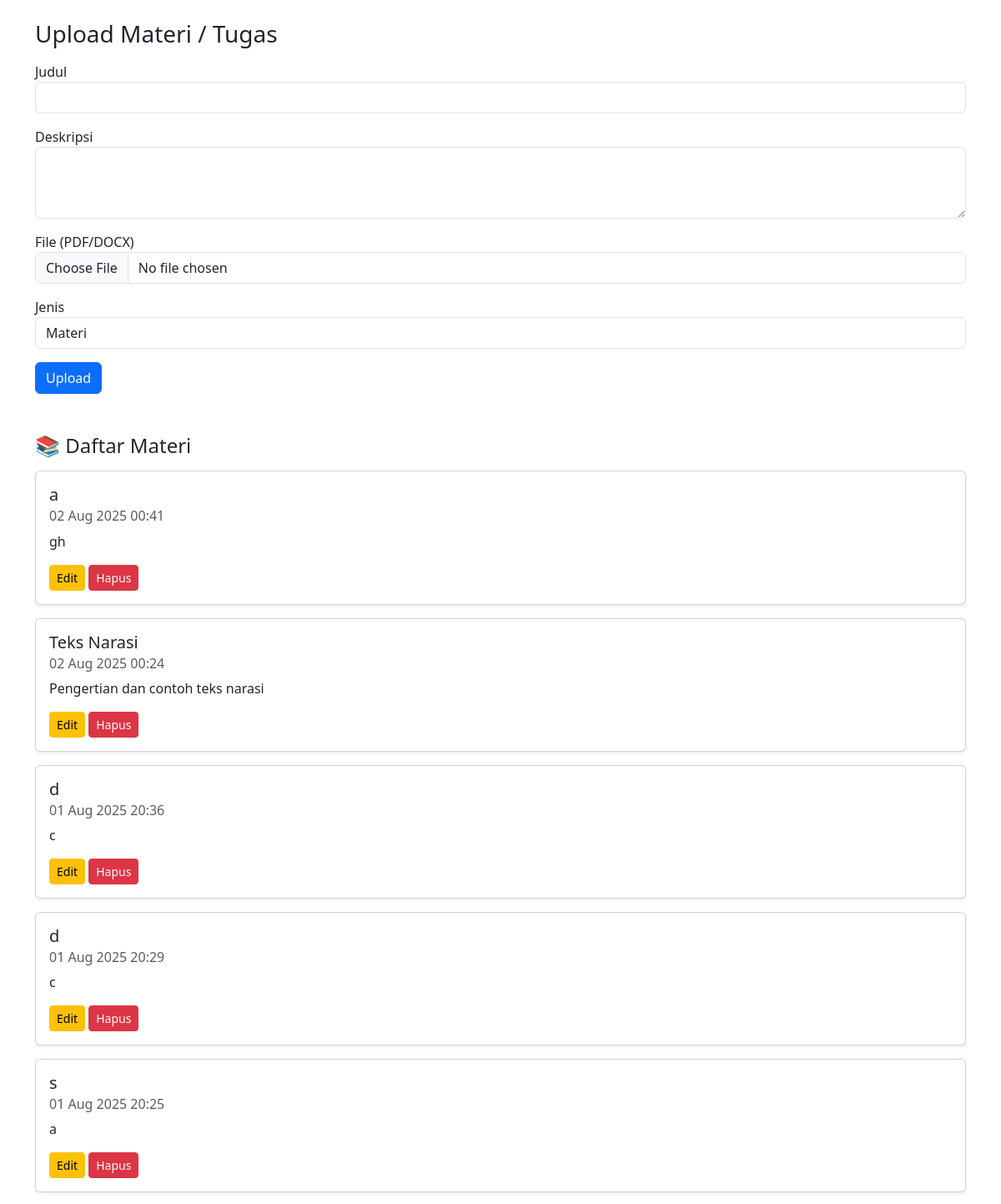
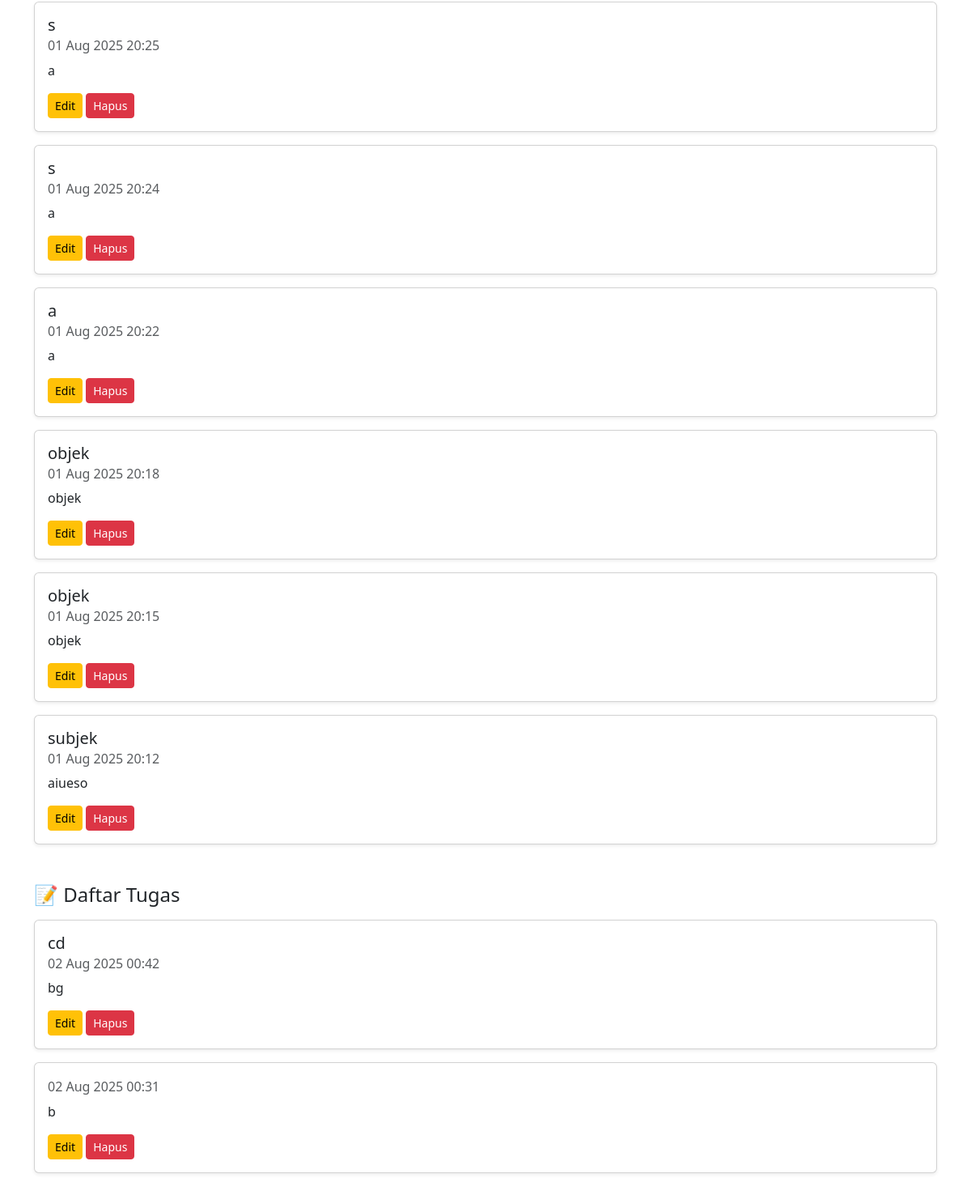
The app's page /views/materi_guru.php?id_pelajaran=2 (signed in) with its own data (2 pictures, top to bottom).
### tables this page shows
CREATE TABLE `materi` (
  `ID_Materi` int(11) NOT NULL,
  `Judul` varchar(100) DEFAULT NULL,
  `Deskripsi` text DEFAULT NULL,
  `tipe_konten` enum('pdf','video','ppt') DEFAULT NULL,
  `file` varchar(255) DEFAULT NULL,
  `ID_Pelajaran` int(11) DEFAULT NULL,
  `Tanggal_Upload` datetime NOT NULL DEFAULT current_timestamp()
);

CREATE TABLE `tugas` (
  `ID_Tugas` int(11) NOT NULL,
  `ID_Pelajaran` int(11) DEFAULT NULL,
  `Deskripsi` text DEFAULT NULL,
  `file` varchar(255) DEFAULT NULL,
  `ID_Materi` int(11) DEFAULT NULL,
  `Tanggal_Upload` datetime DEFAULT current_timestamp(),
  `Judul` varchar(255) DEFAULT NULL
);

### views/materi_guru.php (the view, shortened to what this page needs)
<?php
require_once(__DIR__ . '/../config/mysql_db.php');
$id_pelajaran = isset($_GET['id_pelajaran']) ? intval($_GET['id_pelajaran']) : 0;
$stmtMateri = $conn->prepare("SELECT * FROM materi WHERE ID_Pelajaran = ? ORDER BY Tanggal_Upload DESC");
$stmtMateri->bind_param("i", $id_pelajaran);
$stmtMateri->execute();
$resultMateri = $stmtMateri->get_result();
$stmtTugas = $conn->prepare("SELECT * FROM tugas WHERE ID_Pelajaran = ? ORDER BY Tanggal_Upload DESC");
$stmtTugas->bind_param("i", $id_pelajaran);
$stmtTugas->execute();
$resultTugas = $stmtTugas->get_result();
?>
<!DOCTYPE html>
<html lang="id">
<head>
    <link href="https://cdn.jsdelivr.net/npm/bootstrap@5.3.0/dist/css/bootstrap.min.css" rel="stylesheet" />
</head>
<body>
<div class="container py-4">
    <h3 class="mb-3">Upload Materi / Tugas</h3>
    <form action="../controller/upload_materi.php" method="post" enctype="multipart/form-data" class="mb-5">
        <div class="mb-3">
            <label>Judul</label>
            <input type="text" name="judul" class="form-control" required>
        </div>
        <div class="mb-3">
            <label>Deskripsi</label>
            <textarea name="deskripsi" class="form-control" rows="3" required></textarea>
        </div>
        <div class="mb-3">
            <label>File (PDF/DOCX)</label>
            <input type="file" name="file" class="form-control" accept=".pdf,.docx">
        </div>
        <div class="mb-3">
            <label>Jenis</label>
            <select name="jenis" class="form-control" required>
                <option value="materi">Materi</option>
            </select>
        </div>
        <button type="submit" name="upload" class="btn btn-primary">Upload</button>
    </form>
    <h4 class="mb-3">📚 Daftar Materi</h4>
    <?php while ($m = $resultMateri->fetch_assoc()): ?>
        <div class="card mb-3 shadow-sm">
            <div class="card-body">
                <h5 class="card-title"><?= htmlspecialchars($m['Judul']) ?></h5>
                <h6 class="card-subtitle text-muted mb-2">
                    <?= !empty($m['Tanggal_Upload']) ? date('d M Y H:i', strtotime($m['Tanggal_Upload'])) : 'Tanggal tidak tersedia' ?>
                </h6>
                <p class="card-text"><?= nl2br(htmlspecialchars($m['Deskripsi'])) ?></p>
                <div class="mt-3">
                    <a href="edit_materi.php?id=<?= $m['ID_Materi'] ?>" class="btn btn-sm btn-warning">Edit</a>
                    <a href="hapus_materi.php?id=<?= $m['ID_Materi'] ?>" class="btn btn-sm btn-danger" onclick="return confirm('Hapus materi ini?')">Hapus</a>
                </div>
            </div>
        </div>
    <?php endwhile; ?>
    <h4 class="mt-5 mb-3">📝 Daftar Tugas</h4>
    <?php while ($t = $resultTugas->fetch_assoc()): ?>
        <div class="card mb-3 shadow-sm">
            <div class="card-body">
                <h5 class="card-title"><?= htmlspecialchars($t['Judul']) ?></h5>
                <h6 class="card-subtitle text-muted mb-2">
                    <?= !empty($t['Tanggal_Upload']) ? date('d M Y H:i', strtotime($t['Tanggal_Upload'])) : 'Tanggal tidak tersedia' ?>
                </h6>
                <p class="card-text"><?= nl2br(htmlspecialchars($t['Deskripsi'])) ?></p>
                <div class="mt-3">
                    <a href="edit_tugas.php?id=<?= $t['ID_Tugas'] ?>" class="btn btn-sm btn-warning">Edit</a>
                    <a href="hapus_tugas.php?id=<?= $t['ID_Tugas'] ?>" class="btn btn-sm btn-danger" onclick="return confirm('Hapus tugas ini?')">Hapus</a>
                </div>
            </div>
        </div>
    <?php endwhile; ?>
</div>
</body>
</html>

### records on screen
materi: Judul "a", Tanggal_Upload "02 Aug 2025 00:41", Deskripsi "gh"
materi: Judul "Teks Narasi", Tanggal_Upload "02 Aug 2025 00:24", Deskripsi "Pengertian dan contoh teks narasi"
materi: Judul "d", Tanggal_Upload "01 Aug 2025 20:36", Deskripsi "c"
materi: Judul "d", Tanggal_Upload "01 Aug 2025 20:29", Deskripsi "c"
materi: Judul "s", Tanggal_Upload "01 Aug 2025 20:25", Deskripsi "a"
materi: Judul "s", Tanggal_Upload "01 Aug 2025 20:25", Deskripsi "a"
materi: Judul "s", Tanggal_Upload "01 Aug 2025 20:24", Deskripsi "a"
materi: Judul "a", Tanggal_Upload "01 Aug 2025 20:22", Deskripsi "a"
materi: Judul "objek", Tanggal_Upload "01 Aug 2025 20:18", Deskripsi "objek"
materi: Judul "objek", Tanggal_Upload "01 Aug 2025 20:15", Deskripsi "objek"
materi: Judul "subjek", Tanggal_Upload "01 Aug 2025 20:12", Deskripsi "aiueso"
tugas: Judul "cd", Tanggal_Upload "02 Aug 2025 00:42", Deskripsi "bg"
tugas: Tanggal_Upload "02 Aug 2025 00:31", Deskripsi "b"
